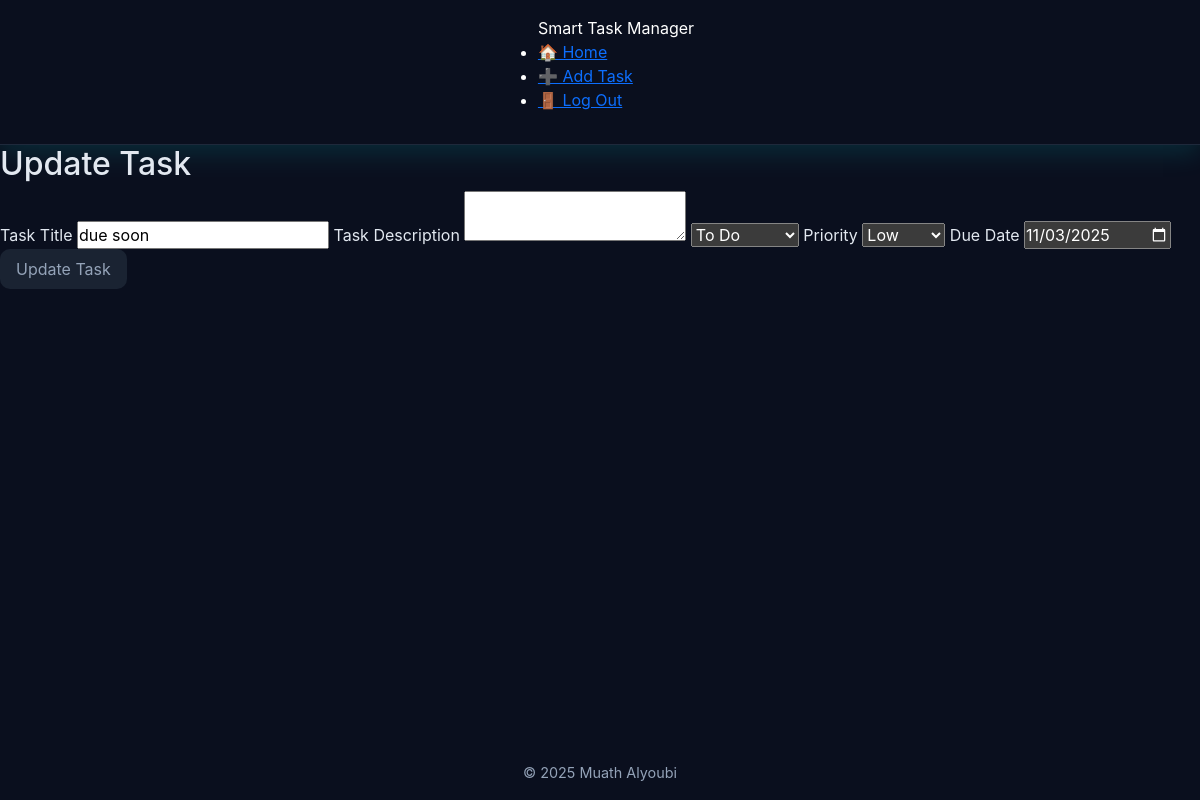
The app's page /148/edit (signed in), older data.
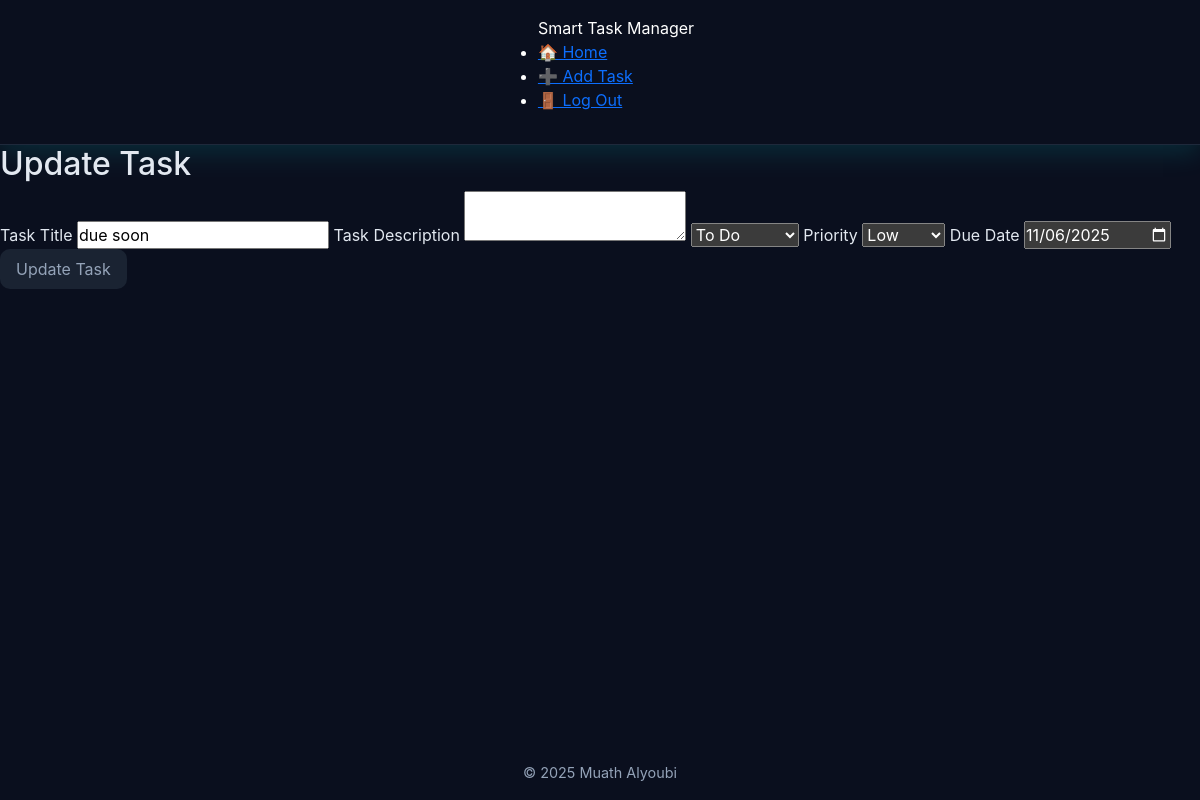
The same page, newer data.
### tables this page shows
CREATE TABLE tasks(
                id INTEGER PRIMARY KEY AUTOINCREMENT NOT NULL,
                title TEXT NOT NULL,
                user_id INTEGER NOT NULL,
                description TEXT,
                status TEXT NOT NULL DEFAULT 'To Do',
                created_at TIMESTAMP DEFAULT CURRENT_TIMESTAMP, 
                priority TEXT NOT NULL, 
                due_date DATE, parent_id INTEGER DEFAULT NULL,  
                FOREIGN KEY (user_id) REFERENCES "users_old"(id) ON DELETE CASCADE
                );

### app.py (the view)
@app.route("/<int:id>/edit", methods=["GET", "POST"])
@login_required
def editTask(id):
    if request.method == "POST":
        title = request.form.get("title")
        if not title:
            return apology("must provide task", 400)
        description = request.form.get("description")
        if not description:
            description = ""
        priority = request.form.get("priority")
        if not priority:
            return apology("must spacify priority", 400)
        status =  request.form.get("status")
        if not status:
            return apology("must spacify status", 400)
        due_date = request.form.get("due_date")
        if not due_date:
            due_date = None
        update_task(id, title, description, status, priority, due_date)
        flash("Task updated!")
        return redirect("/")
    else:
        task = get_task_by_id(id)
        if len(task) != 1:
            return redirect(url_for("index", msg="not your task"))
        return render_template("edittask.html", task=task[0])

### db.py (called while the page is built)
def get_db():
    if "db" not in g:
        g.db = sqlite3.connect(
            DATABASE,
            detect_types=sqlite3.PARSE_DECLTYPES,
            check_same_thread=False
        )
        g.db.row_factory = sqlite3.Row
    return g.db

def get_task_by_id(task_id):
    db = get_db()
    return db.execute(
        f"SELECT * FROM tasks WHERE id = ? {oredr_state}",
        (task_id,)).fetchall()

### helpers.py (called while the page is built)
def login_required(f):
    @wraps(f)
    def decorated_function(*args, **kwargs):
        if session.get("user_id") is None:
            return redirect(url_for('login', next=request.url))
        return f(*args, **kwargs)
    return decorated_function

### templates/edittask.html (shortened to what this page needs)
{% extends "layout.html" %}
{% block body %}
    <main>
        <section id="form" aria-labelledby="add-task-heading">
                <h2 id="add-task-heading">Update Task</h2>
                <form action="{{ url_for('editTask', id=task.id) }}" method="post">
                    <label for="task-title">Task Title</label>
                    <input autocomplete="off" autofocus name="title" type="text" id="task-title" value="{{ task.title }}" required>
                    <label for="task-desc">Task Description</label>
                    <textarea autocomplete="off" autofocus name="description" id="task-desc">{{ task.description }}</textarea>
                    <select name="status" id="task-status" required>
                        <option value="To Do" {% if task.status == 'To Do' %}selected{% endif %}>To Do</option>
                    </select>
                    <label for="task-priority">Priority</label>
                    <select name="priority" id="task-priority" value="{{ task.priority }}" required>
                        <option value="low" {% if task.priority == 'low' %}selected{% endif %}>Low</option>
                    </select>
                    <label for="due_date">Due Date</label>
                    <input autocomplete="off" autofocus name="due_date" type="date" id="due_date" value="{{ task.due_date }}">
                    <button type="submit">Update Task</button>
                </form>
            </section>
    </main>
{% endblock %}

Row changes from the older to the newer data that the page shows:
changed tasks "due soon": due_date "11/03/2025" → "11/06/2025"
